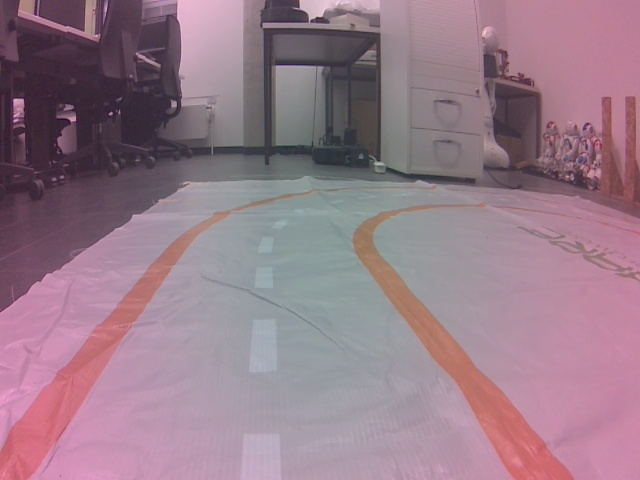
#> input picture road_000.jpg, 640 x 480 px
$ python debug_cte_estimator.py -i road_000.jpg -d .
#> lines starting #> are read from the running program, lines starting #| are printed output that depends on the picture; after the words box and inside, x2 and y2 are one past the last pixel; in counts of white or black regions, pixels touching at a corner belong together
#> in main, frame_bgr is the input picture: shape (480, 640, 3); mean B, G, R 137, 123.2, 150.5
#| 图像尺寸: (480, 640, 3)
### cte_estimator.py
"""CTE (Cross-Track Error) Estimator classes.

This module provides CTE estimation classes for detecting track boundaries
and centerlines from camera images.

Classes:
    CTEEstimator: Base class for CTE estimation without visualization
    VisualCTEEstimator: CTE estimator with visualization and debugging support
"""

from typing import Optional, Tuple

import cv2
import numpy as np


class CTEEstimator:
    """Base class for estimating cross-track error (CTE) from camera images.

    This class provides the core CTE estimation logic without visualization.
    """

    def __init__(
        self,
        method: str = "canny_edges",
        image_width: int = 320,
        image_height: int = 240,
        max_cte: float = 3.0,
        # Color thresholds for track detection (HSV) - used by both color_edge_detection and centerline_tracking
        track_lower: Tuple[int, int, int] = (0, 100, 100),
        track_upper: Tuple[int, int, int] = (180, 255, 255),
    ):
        """Initialize the CTE estimator.

        Args:
            method: Estimation method:
                - "canny_edges": Canny edge detection (default)
                - "color_edge_detection": HSV color-based edge detection
                - "centerline_tracking": HSV color-based centerline tracking (uses same HSV as color_edge_detection)
            image_width: Expected image width
            image_height: Expected image height
            max_cte: Maximum CTE value (for normalization)
            track_lower: HSV lower bound for track color (used by color_edge_detection and centerline_tracking)
            track_upper: HSV upper bound for track color (used by color_edge_detection and centerline_tracking)
        """
        self.method = method
        self.image_width = image_width
        self.image_height = image_height
        self.image_center = image_width // 2
        self.max_cte = max_cte

        self.track_lower = np.array(track_lower)
        self.track_upper = np.array(track_upper)

    def estimate(self, frame_bgr: np.ndarray) -> Tuple[float, float]:
        """Estimate CTE from camera image.

        Args:
            frame_bgr: Camera image in BGR format (HWC uint8)

        Returns:
            Tuple of (cte, confidence):
            - cte: Cross-track error (positive = right of center)
            - confidence: Detection confidence (0.0 to 1.0)
        """
        if self.method == "canny_edges":
            return self._estimate_by_canny(frame_bgr)
        elif self.method == "color_edge_detection":
            return self._estimate_by_color_edges(frame_bgr)
        elif self.method == "centerline_tracking":
            return self._estimate_by_centerline(frame_bgr)
        elif self.method == "edge_detection":
            # Backward compatibility: map to canny_edges
            return self._estimate_by_canny(frame_bgr)
        else:
            # Unknown method
            return 0.0, 0.0

    # [45 lines left out: function _estimate_by_canny, not called in this run]

    def _estimate_by_color_edges(self, frame_bgr: np.ndarray) -> Tuple[float, float]:
        """Estimate CTE by detecting track edges using HSV color thresholds.

        Detects left and right track boundaries by color (e.g., white lines),
        computes their midpoint, and returns the offset from image center as CTE.
        """
        h, w = frame_bgr.shape[:2]

        # Take lower portion of image (near the car)
        roi_start = int(h * 0.6)
        roi = frame_bgr[roi_start:, :]
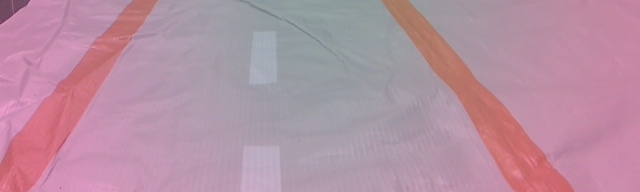
#> roi: shape (192, 640, 3); mean B, G, R 162.4, 144.6, 181.5

        # Convert to HSV and detect edge color
        hsv = cv2.cvtColor(roi, cv2.COLOR_BGR2HSV)
#> hsv: shape (192, 640, 3); mean H, S, V 145.1, 53.8, 183.6
        mask = cv2.inRange(hsv, self.track_lower, self.track_upper)
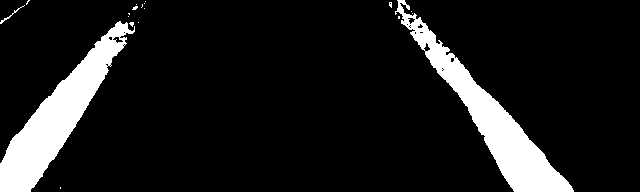
#> mask: shape (192, 640); 11.2% white; 19 white regions (16 under 20 px), largest, box (x1, y1, x2, y2) and area: (0, 21, 135, 192) 6854, (395, 0, 574, 192) 6759, (0, 5, 25, 24) 47

        # Find edge points in bottom rows
        scan_row = max(0, mask.shape[0] - 10)
        edge_pixels = np.where(mask[scan_row, :] > 0)[0]
#> edge_pixels = 98 values from 0 to 568
#> (the rest of the program and of its run is left out)
